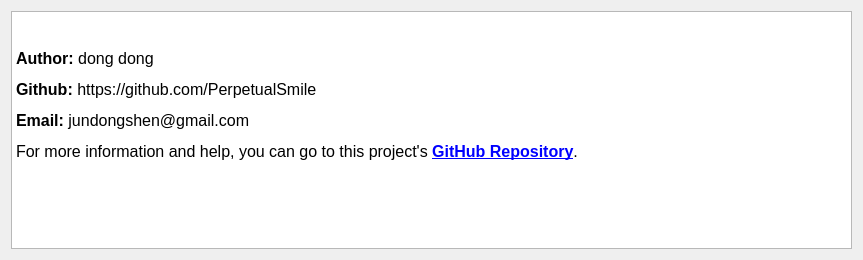
<?xml version="1.0" encoding="UTF-8"?>
<ui version="4.0">
 <class>Dialog</class>
 <widget class="QDialog" name="Dialog">
  <property name="geometry">
   <rect>
    <x>0</x>
    <y>0</y>
    <width>863</width>
    <height>260</height>
   </rect>
  </property>
  <property name="windowTitle">
   <string>More Information</string>
  </property>
  <property name="windowIcon">
   <iconset>
    <normaloff>ico.ico</normaloff>ico.ico</iconset>
  </property>
  <layout class="QVBoxLayout" name="verticalLayout_2">
   <item>
    <layout class="QVBoxLayout" name="verticalLayout">
     <item>
      <widget class="QTextBrowser" name="textBrowser">
       <property name="html">
        <string>&lt;!DOCTYPE HTML PUBLIC &quot;-//W3C//DTD HTML 4.0//EN&quot; &quot;http://www.w3.org/TR/REC-html40/strict.dtd&quot;&gt;
&lt;html&gt;&lt;head&gt;&lt;meta name=&quot;qrichtext&quot; content=&quot;1&quot; /&gt;&lt;style type=&quot;text/css&quot;&gt;
p, li { white-space: pre-wrap; }
&lt;/style&gt;&lt;/head&gt;&lt;body style=&quot; font-family:'SimSun'; font-size:9.07563pt; font-weight:400; font-style:normal;&quot;&gt;
&lt;p style=&quot;-qt-paragraph-type:empty; margin-top:0px; margin-bottom:0px; margin-left:0px; margin-right:0px; -qt-block-indent:0; text-indent:0px; font-size:9pt;&quot;&gt;&lt;br /&gt;&lt;/p&gt;
&lt;p style=&quot;-qt-paragraph-type:empty; margin-top:0px; margin-bottom:0px; margin-left:0px; margin-right:0px; -qt-block-indent:0; text-indent:0px; font-size:12pt; font-weight:600;&quot;&gt;&lt;br /&gt;&lt;/p&gt;
&lt;p style=&quot; margin-top:0px; margin-bottom:0px; margin-left:0px; margin-right:0px; -qt-block-indent:0; text-indent:0px;&quot;&gt;&lt;span style=&quot; font-size:12pt; font-weight:600;&quot;&gt;Author:&lt;/span&gt;&lt;span style=&quot; font-size:12pt;&quot;&gt; dong dong&lt;/span&gt;&lt;/p&gt;
&lt;p align=&quot;justify&quot; style=&quot; margin-top:12px; margin-bottom:12px; margin-left:0px; margin-right:0px; -qt-block-indent:0; text-indent:0px;&quot;&gt;&lt;span style=&quot; font-size:12pt; font-weight:600;&quot;&gt;Github:&lt;/span&gt;&lt;span style=&quot; font-size:12pt;&quot;&gt; https://github.com/PerpetualSmile&lt;/span&gt;&lt;/p&gt;
&lt;p align=&quot;justify&quot; style=&quot; margin-top:12px; margin-bottom:12px; margin-left:0px; margin-right:0px; -qt-block-indent:0; text-indent:0px;&quot;&gt;&lt;span style=&quot; font-size:12pt; font-weight:600;&quot;&gt;Email:&lt;/span&gt;&lt;span style=&quot; font-size:12pt;&quot;&gt; jundongshen@gmail.com&lt;/span&gt;&lt;/p&gt;
&lt;p align=&quot;justify&quot; style=&quot; margin-top:12px; margin-bottom:12px; margin-left:0px; margin-right:0px; -qt-block-indent:0; text-indent:0px;&quot;&gt;&lt;span style=&quot; font-size:12pt;&quot;&gt;For more information and help, you can go to this project's &lt;/span&gt;&lt;a href=&quot;https://github.com/PerpetualSmile/Bezier-Curve-Interactive-Displayer&quot;&gt;&lt;span style=&quot; font-size:12pt; font-weight:600; text-decoration: underline; color:#0000ff;&quot;&gt;GitHub Repository&lt;/span&gt;&lt;/a&gt;&lt;span style=&quot; font-size:12pt;&quot;&gt;.&lt;/span&gt;&lt;/p&gt;&lt;/body&gt;&lt;/html&gt;</string>
       </property>
       <property name="openExternalLinks">
        <bool>true</bool>
       </property>
       <property name="openLinks">
        <bool>true</bool>
       </property>
      </widget>
     </item>
    </layout>
   </item>
  </layout>
 </widget>
 <resources/>
 <connections/>
</ui>
